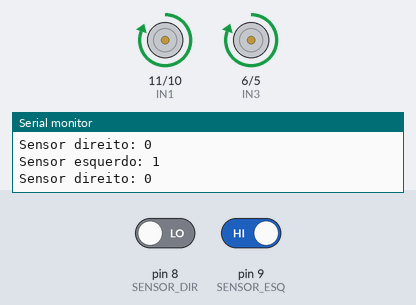
Recording of a sketch running on a simulated Arduino Uno, built with avr-gcc and run on an emulated ATmega328P. On the bench: motor-driver pin pairs drawn as motors (green arrow = first pin HIGH = forward, orange = second pin HIGH = backward, longer = more drive, scaled by the enable pin), the last lines printed to the serial monitor. The test bench sets the inputs (shaded band); at power-on: pin 8 (SENSOR_DIR) LOW, pin 9 (SENSOR_ESQ) HIGH.

Above: at 1.2 s.
1.3 s: pin 8 (SENSOR_DIR) driven HIGH
At 2.5 s:
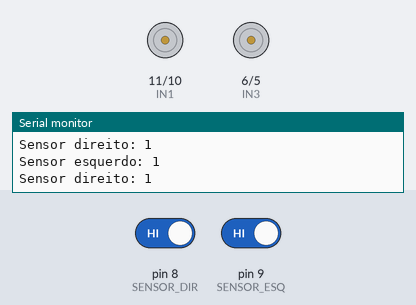
2.8 s: pin 9 (SENSOR_ESQ) driven LOW
At 3.8 s:
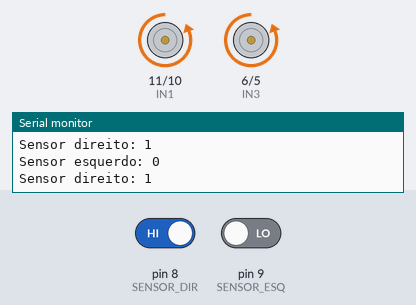
4.3 s: pin 8 (SENSOR_DIR) driven LOW
At 5.0 s:
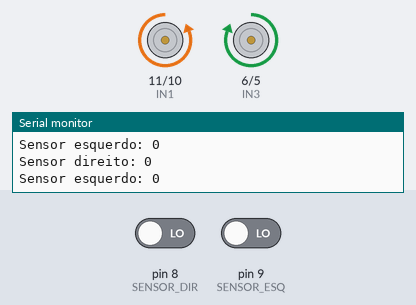
5.8 s: pin 9 (SENSOR_ESQ) driven HIGH
At 6.1 s:
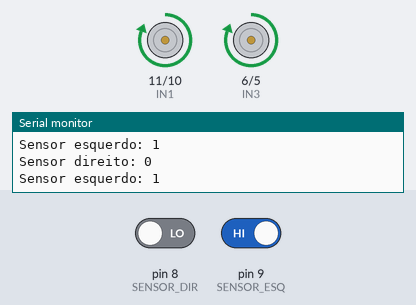
Timing chart, 0 to 8.3 s (numbered marks = the images above; inputs shaded):
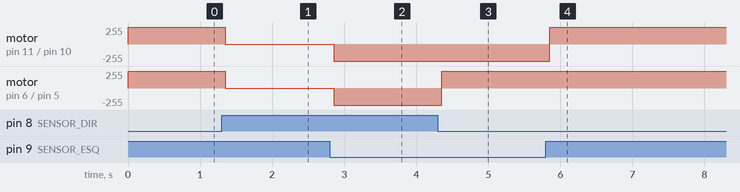

Measured:
- after the input at 1.3 s, motor on pin 11 (IN1) / pin 10 (IN2), motor on pin 6 (IN3) / pin 5 (IN4): forward 255/255 → stopped after 0.05 s
- after the input at 2.8 s, motor on pin 11 (IN1) / pin 10 (IN2), motor on pin 6 (IN3) / pin 5 (IN4): stopped → backward 255/255 after 0.05 s
- after the input at 4.3 s, motor on pin 6 (IN3) / pin 5 (IN4): backward 255/255 → forward 255/255 after 0.05 s
- after the input at 5.8 s, motor on pin 11 (IN1) / pin 10 (IN2): backward 255/255 → forward 255/255 after 0.05 s

The sketch:

A3-2.ino
```cpp
#define SENSOR_ESQ 9
#define SENSOR_DIR 8

#define ENA 13
#define ENB 2

#define IN1 11
#define IN2 10
#define IN3 6
#define IN4 5

void setup() {
  pinMode(ENA, OUTPUT);
  pinMode(ENB, OUTPUT);

  digitalWrite(ENA, HIGH);
  digitalWrite(ENB, HIGH);

  pinMode(IN1, OUTPUT);
  pinMode(IN2, OUTPUT);
  pinMode(IN3, OUTPUT);
  pinMode(IN4, OUTPUT);

  pinMode(SENSOR_ESQ, INPUT);
  pinMode(SENSOR_DIR, INPUT);

  Serial.begin(9600);
}

void ativaRoda(String roda);
void inverteRoda(String roda);
void freiaRoda(String roda);

void loop() {
  int sensorEsq = digitalRead(SENSOR_ESQ);
  int sensorDir = digitalRead(SENSOR_DIR);

  Serial.print("Sensor esquerdo: ");
  Serial.println(sensorEsq);

  Serial.print("Sensor direito: ");
  Serial.println(sensorDir);

  if (sensorEsq == 0 && sensorDir == 1) {
    inverteRoda("direita");
    ativaRoda("esquerda");
  } else if (sensorEsq == 1 && sensorDir == 0) {
    inverteRoda("esquerda");
    ativaRoda("direita");
  } else if (sensorEsq == 1 && sensorDir == 1) {
    freiaRoda("ambas");
  } else if (sensorEsq == 0 && sensorDir == 0) {
    ativaRoda("ambas");
  }
}

void ativaRoda(String roda) {
  if (roda.equals("esquerda")) {
    digitalWrite(IN1, LOW);
    digitalWrite(IN2, HIGH);
  } else if (roda.equals("direita")) {
    digitalWrite(IN3, HIGH);
    digitalWrite(IN4, LOW);
  } else if (roda.equals("ambas")) {
    digitalWrite(IN1, LOW);
    digitalWrite(IN2, HIGH);
    digitalWrite(IN3, HIGH);
    digitalWrite(IN4, LOW);
  }
}

void inverteRoda(String roda) {
  if (roda.equals("esquerda")) {
    digitalWrite(IN1, HIGH);
    digitalWrite(IN2, LOW);
  } else if (roda.equals("direita")) {
    digitalWrite(IN3, LOW);
    digitalWrite(IN4, HIGH);
  } else if (roda.equals("ambas")) {
    digitalWrite(IN1, HIGH);
    digitalWrite(IN2, LOW);
    digitalWrite(IN3, LOW);
    digitalWrite(IN4, HIGH);
  }
}

void freiaRoda(String roda) {
  if (roda.equals("esquerda")) {
    digitalWrite(IN1, LOW);
    digitalWrite(IN2, LOW);
  } else if (roda.equals("direita")) {
    digitalWrite(IN3, LOW);
    digitalWrite(IN4, LOW);
  } else if (roda.equals("ambas")) {
    digitalWrite(IN1, LOW);
    digitalWrite(IN2, LOW);
    digitalWrite(IN3, LOW);
    digitalWrite(IN4, LOW);
  }
}
```
